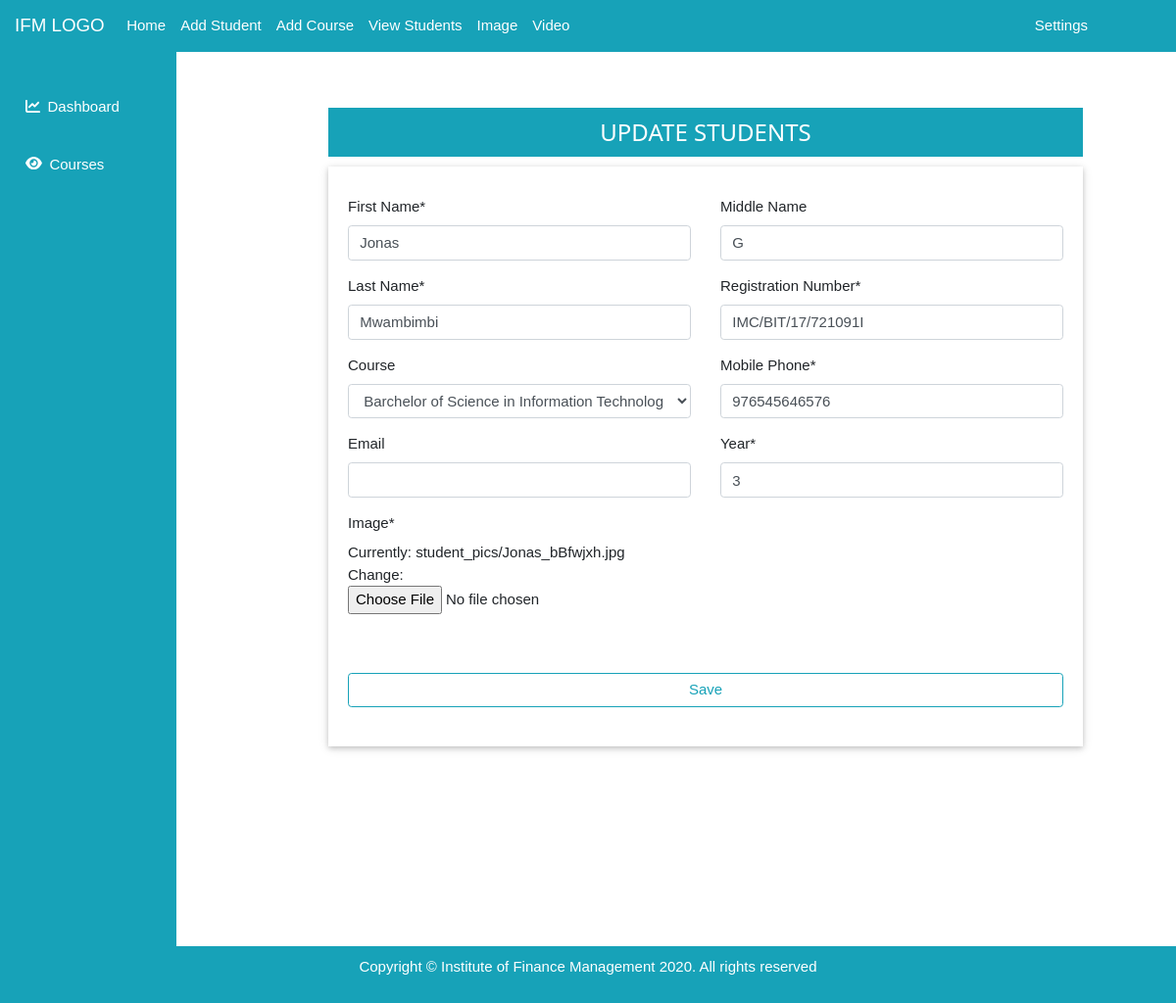
The app's page /update-student/1/, older data.
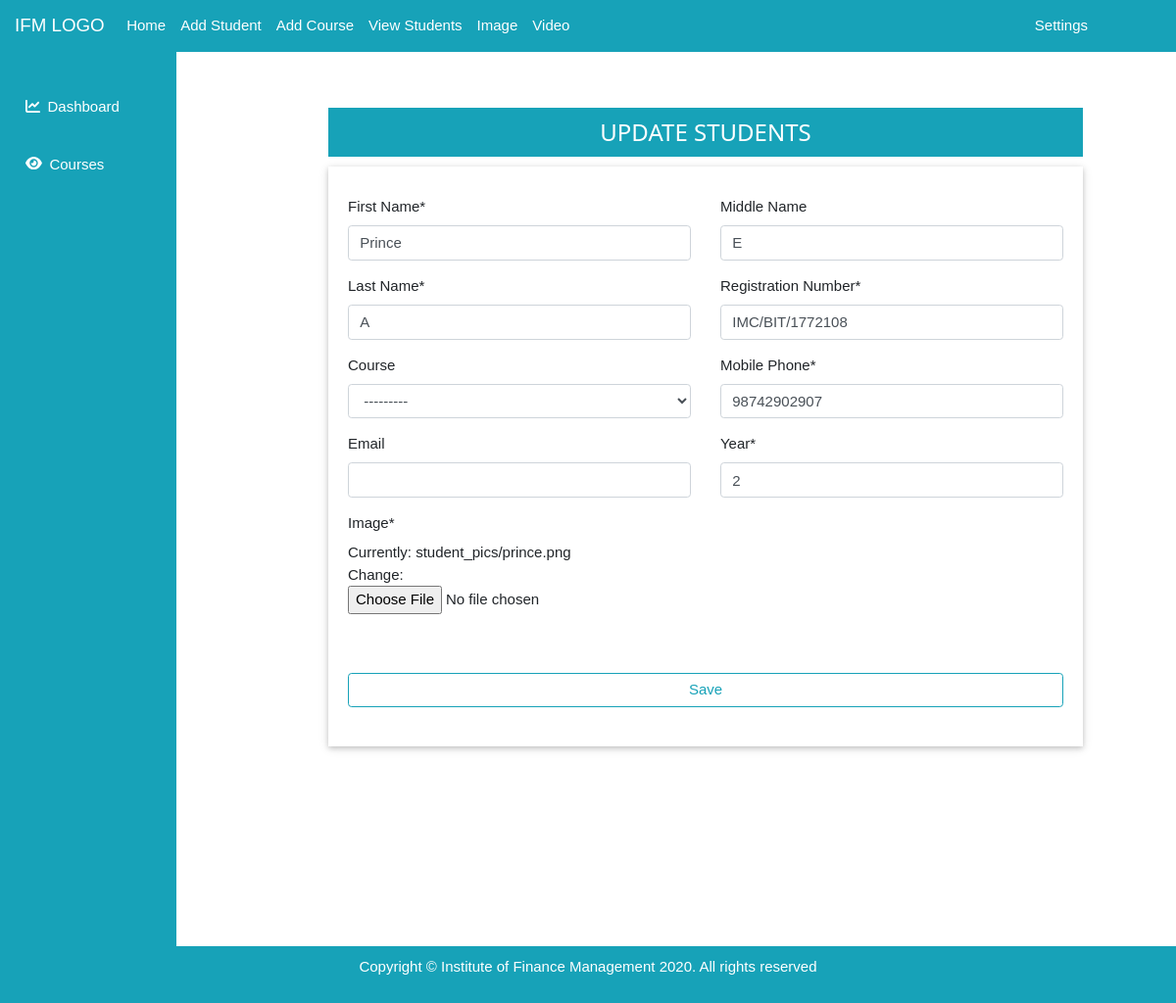
The same page, newer data.
### face_app/models.py (models this page shows, shortened)
class Student(models.Model):
    fname = models.CharField(max_length = 20)
    sname = models.CharField(max_length = 20, blank = True)
    lname = models.CharField(max_length = 20)
    regno = models.CharField( validators = [regNo_regex], max_length = 30, unique = True )
    course = models.ForeignKey(Course, models.SET_NULL, blank = True, null = True)
    year = models.PositiveIntegerField()
    email = models.EmailField(null = True, blank = True)
    phoneNumber = models.CharField( validators = [phone_regex], max_length=15)
    image = models.ImageField(upload_to = 'student_pics')
    class Meta:
        verbose_name_plural = 'Students'

### face_app/views.py (the view)
# urls.py: path('update-student/<int:id>/', updateStudent, name  ='update-student'),
def updateStudent(request, id):
    instance = get_object_or_404(Student, pk = id)
    form = updateStudentForm(request.POST or None,request.FILES or None, instance = instance)
    if form.is_valid():
        form.save()
        messages.success(request, f'Student has been updated successifully!')
        return redirect ('all-students')
    context = {
        'form': form,
    }
    myTemplate = 'face/updateStudent.html'
    return render(request, myTemplate, context)

### face_app/forms.py
class updateStudentForm(forms.ModelForm):
    class Meta:
        model = Student
        fields = ['fname', 'sname', 'lname', 'regno', 'course', 'year','email', 'phoneNumber', 'image']
        labels = {
            'fname': 'First Name',
            'sname': 'Middle Name',
            'lname': 'Last Name',
            'regno': 'Registration Number',
            'phoneNumber': 'Mobile Phone',
        }

### face_app/models.py (called while the page is built)
    def __str__(self):
        return self.name + ' ' +'(' + self.code + ')'

### face_app/templates/face/updateStudent.html (shortened to what this page needs)
{% extends 'face/base.html' %}
{% load crispy_forms_tags %}
{% block content%}
  <div class="outer_container">
    <div class="container">
      <div class="row">
        <div class="col-md-10 offset-md-1">
          <div class="contents">
              <div class="f-heading bg-info">
                <h3> UPDATE STUDENTS</h3>
              </div>
              <div class="w3-card f-card">
              <form method="post" enctype="multipart/form-data">
                    <div class="row">
                      <div class="col-md-6">
                        {{ form.fname| as_crispy_field }}
                      </div>
                      <div class="col-md-6">
                        {{ form.sname | as_crispy_field }}
                      </div>
                      <div class="col-md-6">
                        {{ form.lname| as_crispy_field }}
                      </div>
                      <div class="col-md-6">
                        {{ form.regno| as_crispy_field }}
                      </div>
                      <div class="col-md-6">
                        {{ form.course| as_crispy_field }}
                      </div>
                      <div class="col-md-6">
                        {{ form.phoneNumber| as_crispy_field }}
                      </div>
                      <div class="col-md-6">
                        {{ form.email| as_crispy_field }}
                      </div>
                      <div class="col-md-6">
                        {{ form.year| as_crispy_field }}
                      </div>
                      <div class="col-md-6">
                        {{ form.image| as_crispy_field }}
                      </div>
                    </div>
                <button class="btn btn-outline-info mt-5 btn-block" type="submit" name="button">Save</button>
              </form>
            </div>
          </div>
        </div>
      </div>
    </div>
  </div>
{% endblock%}

Row changes from the older to the newer data that the page shows:
changed Student: fname "Jonas" → "Prince"; sname "G" → "E"; lname "Mwambimbi" → "A"; regno "IMC/BIT/17/721091I" → "IMC/BIT/1772108"; course "Barchelor of Science in Information Technology (BIT)" → "---------"; phoneNumber "976545646576" → "98742902907"; year "3" → "2"
Text that changed along with them:
text no longer shown: "Image * Currently: student_pics/Jonas_bBfwjxh.jpg Change:"
text now shown: "Image * Currently: student_pics/prince.png Change:"
